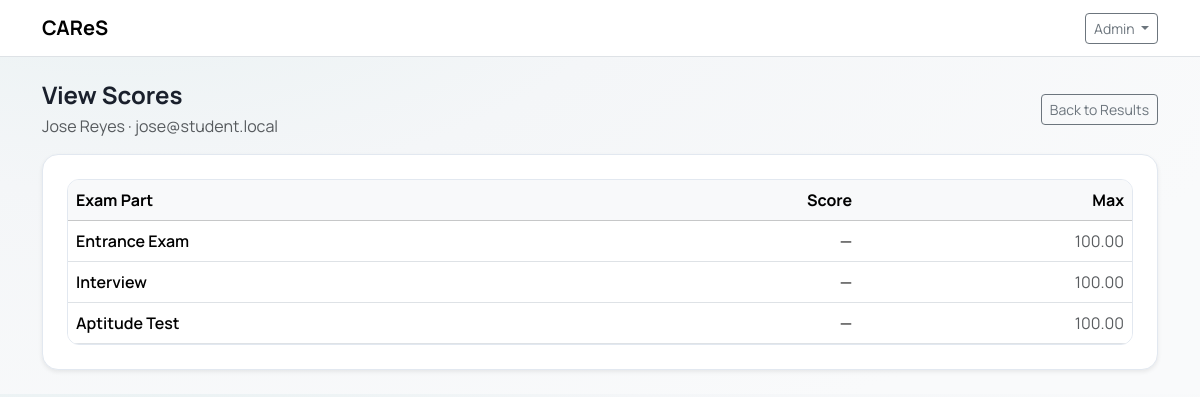
The page /administrator/scores/view?id=3 (signed in) on the database as committed earlier.
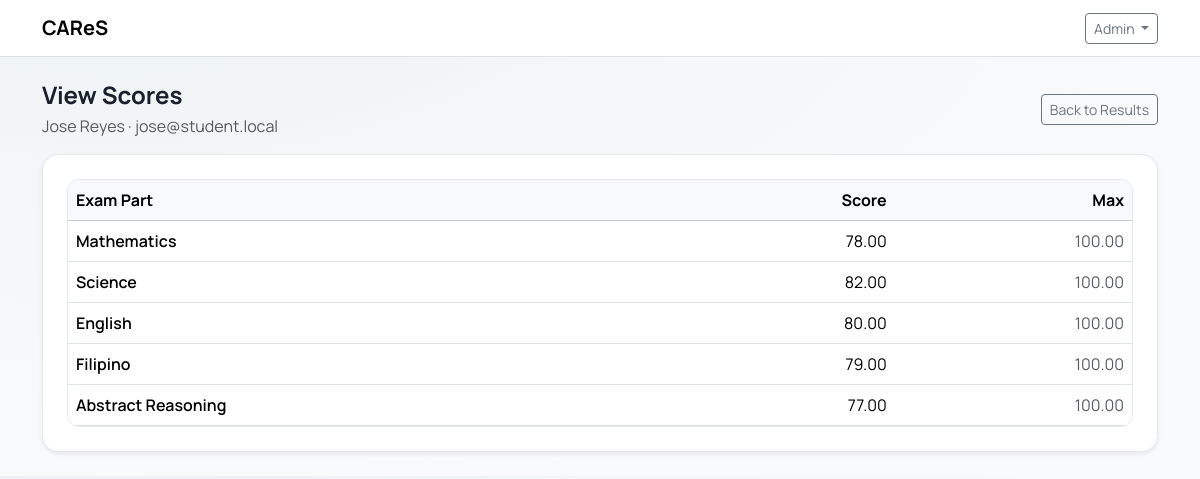
The same page on the database as committed later.
### tables this page shows
CREATE TABLE students (
    id INT UNSIGNED AUTO_INCREMENT PRIMARY KEY,
    id_number VARCHAR(50) NULL,
    name VARCHAR(150) NOT NULL,
    email VARCHAR(150) NOT NULL UNIQUE,
    status ENUM('pending', 'admitted', 'rejected', 'waitlisted') NOT NULL DEFAULT 'pending',
    is_deleted TINYINT(1) NOT NULL DEFAULT 0,
    created_by INT UNSIGNED NULL,
    updated_by INT UNSIGNED NULL,
    created_at TIMESTAMP NOT NULL DEFAULT CURRENT_TIMESTAMP,
    updated_at TIMESTAMP NULL DEFAULT NULL ON UPDATE CURRENT_TIMESTAMP,
    deleted_at DATETIME NULL,
    UNIQUE KEY uk_students_id_number (id_number),
    CHECK (status <> 'admitted' OR id_number IS NOT NULL),
    INDEX idx_students_status (status),
    INDEX idx_students_deleted (is_deleted)
);

CREATE TABLE exam_parts (
    id INT UNSIGNED AUTO_INCREMENT PRIMARY KEY,
    name VARCHAR(100) NOT NULL,
    max_score DECIMAL(6,2) NOT NULL DEFAULT 100.00,
    is_deleted TINYINT(1) NOT NULL DEFAULT 0,
    created_at TIMESTAMP NOT NULL DEFAULT CURRENT_TIMESTAMP,
    updated_at TIMESTAMP NULL DEFAULT NULL ON UPDATE CURRENT_TIMESTAMP,
    deleted_at DATETIME NULL,
    UNIQUE KEY uk_exam_parts_name (name),
    INDEX idx_exam_parts_deleted (is_deleted)
);

### core/View.php (called while the page is built, shortened)
<?php
final class View
{
    public static function render(string $viewPath, array $data = []): void
    {
        require __DIR__ . '/../app/Views/layouts/main.php';
    }
}

### app/Controllers/AdminController.php (called while the page is built, shortened)
<?php
final class AdminController
{
    public static function viewScores(): void
    {
        $id = (int)($_GET['id'] ?? 0);
        $st = Database::pdo()->prepare("SELECT id, id_number, name, email, status FROM students WHERE id = :id AND is_deleted = 0 LIMIT 1");
        $st->execute([':id' => $id]);
        $student = $st->fetch();
        $parts = WeightsService::getExamParts();
        $scoresMap = ScoresService::getStudentScoresMap($id);
        View::render('admin/view_scores', [
            'title' => 'View Scores',
            'student' => $student,
            'parts' => $parts,
            'scoresMap' => $scoresMap,
        ]);
    }
}

### core/Router.php (called while the page is built, shortened)
<?php
final class Router
{
    private array $routes = ['GET' => [], 'POST' => []];
    public function get(string $path, callable $handler): void
    {
        $this->routes['GET'][$path] = $handler;
    }
    public function post(string $path, callable $handler): void
    {
        $this->routes['POST'][$path] = $handler;
    }
    public function dispatch(string $method, string $path): void
    {
        $handler = $this->routes[$method][$path] ?? null;
        $handler();
    }
}

### public/index.php (called while the page is built, shortened)
<?php
$router = new Router();
$uri = parse_url($_SERVER['REQUEST_URI'] ?? '/', PHP_URL_PATH) ?: '/';
$path = str_starts_with($uri, BASE_PATH) ? substr($uri, strlen(BASE_PATH)) : $uri;
$path = $path === '' ? '/' : $path;
$method = $_SERVER['REQUEST_METHOD'] ?? 'GET';
$router->get('/', fn() => redirect('/login'));
$router->get('/login', [AuthController::class, 'showLogin']);
$router->post('/login', [AuthController::class, 'login']);
$router->get('/logout', [AuthController::class, 'logout']);
$router->get('/register', [AuthController::class, 'showRegister']);
$router->post('/register', [AuthController::class, 'register']);
$router->get('/verify-email', [AuthController::class, 'showVerifyEmail']);
$router->post('/verify-email', [AuthController::class, 'verifyEmail']);
$router->post('/verify-email/resend', [AuthController::class, 'resendVerifyEmail']);
$router->get('/force-password-change', [AuthController::class, 'showForcePasswordChange']);
$router->post('/force-password-change', [AuthController::class, 'forcePasswordChange']);
$router->get('/forgot-password', [AuthController::class, 'showForgotPassword']);
$router->post('/forgot-password', [AuthController::class, 'forgotPassword']);
$router->get('/reset-password', [AuthController::class, 'showResetPassword']);
$router->post('/reset-password', [AuthController::class, 'resetPassword']);
$router->get('/admin', fn() => redirect('/administrator'));
$router->get('/guidance', fn() => redirect('/admission'));
$router->get('/administrator', [AdminController::class, 'dashboard']);
$router->get('/administrator/accounts', function () {
    RoleMiddleware::requireRole('administrator');
    AccountsController::index();
});
$router->get('/administrator/accounts/create', function () {
    RoleMiddleware::requireRole('administrator');
    AccountsController::create();
});
$router->post('/administrator/accounts/create', function () {
    RoleMiddleware::requireRole('administrator');
    AccountsController::store();
});
$router->get('/administrator/accounts/edit', function () {
    RoleMiddleware::requireRole('administrator');
    AccountsController::edit();
});
$router->post('/administrator/accounts/edit', function () {
    RoleMiddleware::requireRole('administrator');
    AccountsController::update();
});
$router->post('/administrator/accounts/toggle', function () {
    RoleMiddleware::requireRole('administrator');
    AccountsController::toggleActive();
});
$router->post('/administrator/accounts/reset-password', function () {
    RoleMiddleware::requireRole('administrator');
    AccountsController::resetPassword();
});
$router->post('/administrator/accounts/verify', function () {
    RoleMiddleware::requireRole('administrator');
    AccountsController::verify();
});
$router->post('/administrator/accounts/reject', function () {
    RoleMiddleware::requireRole('administrator');
    AccountsController::reject();
});
$router->get('/administrator/matrix', [AdminController::class, 'matrix']);
$router->post('/administrator/matrix', [AdminController::class, 'saveMatrix']);
$router->get('/administrator/scores', [AdminController::class, 'scores']);
$router->get('/administrator/scores/view', [AdminController::class, 'viewScores']);
$router->get('/administrator/results', [AdminController::class, 'results']);
$router->get('/administrator/logs', [AdminController::class, 'logs']);
$router->get('/administrator/reports', [AdminController::class, 'reports']);
$router->get('/administrator/profile', [AdminController::class, 'profile']);
$router->post('/administrator/profile', [AdminController::class, 'updateProfile']);
$router->post('/administrator/profile/password', [AdminController::class, 'updatePassword']);
$router->get('/administrator/students', function () {
    RoleMiddleware::requireRole('administrator');
    AccountsController::students();
});
$router->get('/administrator/students/create', function () {
    RoleMiddleware::requireRole('administrator');
    AccountsController::createStudent();
});
$router->post('/administrator/students/create', function () {
    RoleMiddleware::requireRole('administrator');
    AccountsController::storeStudent();
});
$router->get('/administrator/students/edit', function () {
    RoleMiddleware::requireRole('administrator');
    AccountsController::editStudent();
});
$router->post('/administrator/students/edit', function () {
    RoleMiddleware::requireRole('administrator');
    AccountsController::updateStudent();
});
$router->get('/admission', [AdmissionController::class, 'dashboard']);
$router->get('/admission/encode', [AdmissionController::class, 'encode']);
$router->get('/admission/encode/edit', [AdmissionController::class, 'editScores']);
$router->post('/admission/encode/edit', [AdmissionController::class, 'saveScores']);
$router->get('/admission/results', [AdmissionController::class, 'results']);
$router->get('/admission/storage', [AdmissionController::class, 'storage']);
$router->get('/admission/storage/edit', [AdmissionController::class, 'editStoredScores']);
$router->get('/admission/students', [AdmissionController::class, 'students']);
$router->get('/admission/students/edit', [AdmissionController::class, 'editStudent']);
$router->post('/admission/students/edit', [AdmissionController::class, 'updateStudent']);
$router->dispatch($method, $path);

### core/Helpers.php (called while the page is built, shortened)
<?php
function e(string $value): string
{
    return htmlspecialchars($value, ENT_QUOTES, 'UTF-8');
}

### core/Database.php (called while the page is built, shortened)
<?php
final class Database
{
    private static ?PDO $pdo = null;
    public static function pdo(): PDO
    {
        if (self::$pdo instanceof PDO) {
            return self::$pdo;
        }
        $dsn = sprintf(
            'mysql:host=%s;dbname=%s;charset=%s',
            DB_HOST,
            DB_NAME,
            DB_CHARSET
        );
        $options = [
            PDO::ATTR_ERRMODE            => PDO::ERRMODE_EXCEPTION,
            PDO::ATTR_DEFAULT_FETCH_MODE => PDO::FETCH_ASSOC,
            PDO::ATTR_EMULATE_PREPARES   => false,
        ];
        try {
            self::$pdo = new PDO($dsn, DB_USER, DB_PASS, $options);
            self::$pdo->exec("SET time_zone = '+08:00'");
            return self::$pdo;
        } catch (PDOException $e) {
            if (APP_DEBUG) {
                exit('DB Error: ' . e($e->getMessage()));
            }
            exit('Database connection failed.');
        }
    }
}

### app/Services/WeightsService.php (called while the page is built, shortened)
<?php
final class WeightsService
{
    public static function getExamParts(): array
    {
        $sql = "SELECT id, name, max_score
                FROM exam_parts
                WHERE is_deleted = 0
                ORDER BY id ASC";
        return Database::pdo()->query($sql)->fetchAll();
    }
}

### app/Views/admin/view_scores.php (the view, shortened to what this page needs)
<div class="d-flex flex-wrap align-items-center justify-content-between gap-2 mb-3">
  <div>
    <h4 class="fw-bold mb-1">View Scores</h4>
    <p class="text-muted mb-0"><?= e($student['name']) ?> · <?= e($student['email']) ?></p>
  </div>
  <a class="btn btn-outline-secondary btn-sm" href="<?= e(BASE_PATH) ?>/administrator/scores">Back to Results</a>
</div>
<div class="card shadow-sm">
  <div class="card-body">
    <?php if (!empty($parts)): ?>
      <div class="table-responsive">
        <table class="table table-hover align-middle mb-0">
          <thead class="table-light">
            <tr>
              <th>Exam Part</th>
              <th class="text-end">Score</th>
              <th class="text-end">Max</th>
            </tr>
          </thead>
          <tbody>
            <?php foreach ($parts as $part): ?>
              <?php
                $partId = (int)$part['id'];
                $maxScore = (float)$part['max_score'];
                $value = $scoresMap[$partId] ?? null;
              ?>
              <tr>
                <td class="fw-semibold"><?= e($part['name']) ?></td>
                <td class="text-end"><?= e($value === null ? '—' : number_format((float)$value, 2)) ?></td>
                <td class="text-end text-muted"><?= e(number_format($maxScore, 2)) ?></td>
              </tr>
            <?php endforeach; ?>
          </tbody>
        </table>
      </div>
    <?php else: ?>
      <div class="text-muted">No exam parts configured.</div>
    <?php endif; ?>
  </div>
</div>

### app/Views/layouts/main.php (shortened to what this page needs)
<!doctype html>
<html lang="en">
<head>
    <link href="https://cdn.jsdelivr.net/npm/bootstrap@5.3.3/dist/css/bootstrap.min.css" rel="stylesheet">
    <link href="<?= e(BASE_PATH) ?>/assets/app.css" rel="stylesheet">
</head>
<body class="bg-light app-body">
    <?php if (!empty($_SESSION['user_id'])): ?>
    <nav class="navbar navbar-expand-lg navbar-light bg-white border-bottom app-nav">
        <div class="container">
            <a class="navbar-brand fw-bold" href="<?= e(BASE_PATH) ?>/">
                <?= e(APP_NAME) ?>
            </a>
            <div class="d-flex align-items-center ms-auto">
                <div class="d-flex gap-2 align-items-center nav-auth">
                    <?php if (!empty($_SESSION['user_id'])): ?>
                        <div class="dropdown">
                            <button class="btn btn-outline-secondary btn-sm dropdown-toggle" type="button" data-bs-toggle="dropdown">
                                <?= e(ucfirst(strtolower((string)($_SESSION['name'] ?? 'Account')))) ?>
                            </button>
                        </div>
                    <?php endif; ?>
                </div>
            </div>
        </div>
    </nav>
    <?php endif; ?>
    <main class="container py-3 py-md-4">
        <?php require $viewFile; ?>
    </main>
</body>
</html>

### public/assets/app.css (style rules this page uses)
:root { --cares-primary: #1f6b73; --cares-primary-600: #17555b; --cares-accent: #f0b56a; --cares-bg: #f4f6f8; --cares-ink: #1a202c; --cares-muted: #5b6673; --cares-border: #e2e8f0; --cares-card: #ffffff; }
body.app-body { font-family: "Manrope", "Segoe UI", system-ui, -apple-system, sans-serif; background: radial-gradient(1200px 600px at 10% -20%, #e8f1f2 0%, #f4f6f8 45%, #f9fafb 100%); color: var(--cares-ink); }
a { color: var(--cares-primary); }
.navbar.app-nav { background: rgba(255, 255, 255, 0.95); backdrop-filter: blur(8px); position: relative; z-index: 1030; }
.card { border: 1px solid var(--cares-border); border-radius: 16px; box-shadow: 0 12px 24px rgba(15, 23, 42, 0.08); }
.card .card-body { padding: 1.5rem; }
.table thead th { white-space: nowrap; }
.table-responsive { border-radius: 12px; border: 1px solid var(--cares-border); }

Rows that differ between the two databases and show on the page:
changed exam_parts: name "Entrance Exam" → "Mathematics"; value "—" → "78.00"
changed exam_parts: name "Interview" → "Science"; value "—" → "82.00"
changed exam_parts: name "Aptitude Test" → "English"; value "—" → "80.00"
added exam_parts: name "Filipino", value "79.00", max_score "100.00"
added exam_parts: name "Abstract Reasoning", value "77.00", max_score "100.00"
